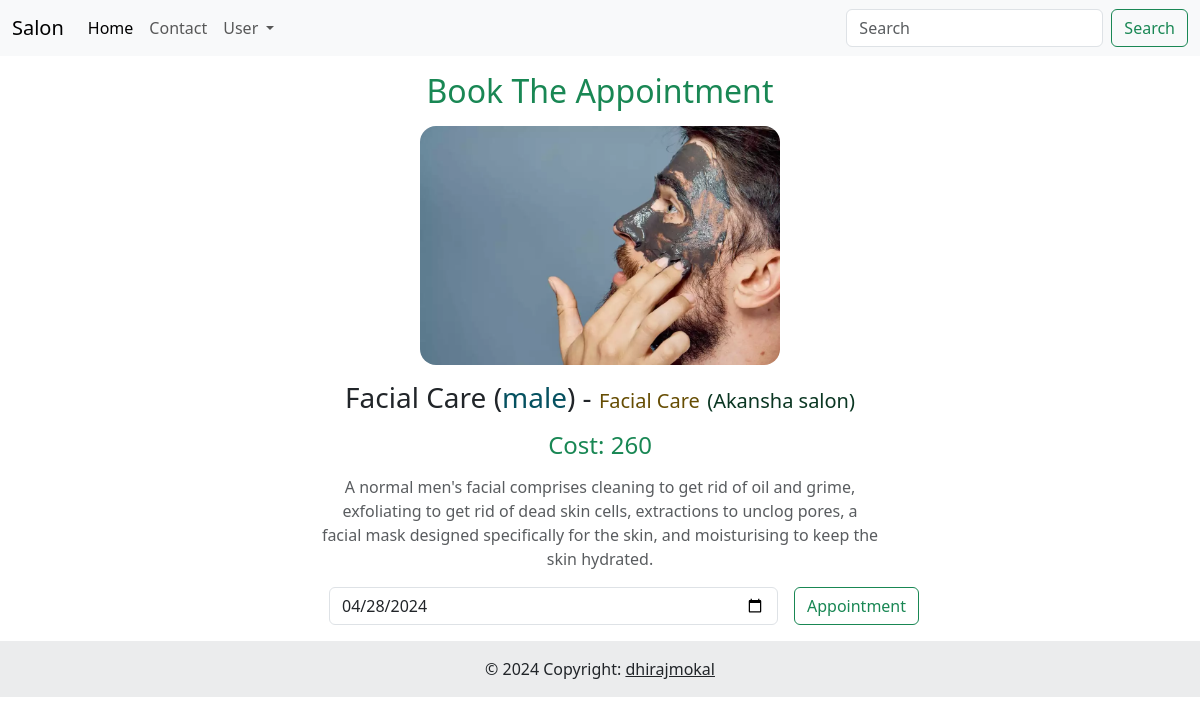
Page /salon/user/service/appointment/5 (signed in) on the committed database.
### salon/models.py (models this page shows, shortened)
class Servies_Types(models.Model):
    MALE = 'male'
    FEMALE = 'female'
    BOTH = 'both'
    GENDER_CHOICES = [
        (MALE, 'Male'),
        (FEMALE, 'Female'),
        (BOTH, 'Both'),
    ]
    service_type_name = models.CharField(max_length=100)
    service_image = models.ImageField(
        max_length=255, default='', upload_to='service/image')
    service_cost = models.IntegerField()
    gender = models.CharField(max_length=10, choices=GENDER_CHOICES)
    business = models.ForeignKey(Business, on_delete=models.CASCADE)
    services = models.ForeignKey(Services, on_delete=models.CASCADE)
    description = models.TextField(default='')
    class Meta:
        unique_together = ['service_type_name', 'business']

class Services(models.Model):
    service_name = models.CharField(max_length=100, unique=True)
    service_icon = models.ImageField(
        max_length=255, default='', upload_to='service/icon')

class Business(models.Model):
    salon_owner_name = models.CharField(max_length=60)
    salon_name = models.CharField(max_length=40)
    salon_email = models.EmailField(max_length=40, unique=True)
    salon_location = models.CharField(
        max_length=100, default=None, blank=True, null=True)
    salon_address = models.CharField(max_length=150, default='')
    salon_profile_pic = models.ImageField(
        max_length=255, default='', upload_to='business/profile')
    open_time = models.TimeField(default=None, blank=True, null=True)
    closing_time = models.TimeField(default=None, blank=True, null=True)
    password = models.TextField()

### salon/views.py (the view, shortened to what this page needs)
# urls.py: path("user/service/appointment/<int:service_id>", views.book_appointment, name="book_appointment"),
@user_login_required
def book_appointment(req, service_id):
    selected_service = Servies_Types.objects.select_related(
        'business', 'services').filter(id=service_id).first()
    return render(req, "salon/user/appointment.html", {'session': req.session, 'selected_service': selected_service})

### salon/utils.py (called while the page is built)
def user_login_required(func):
    @wraps(func)
    def wrapper(request, *args, **kwargs):
        if not request.session._SessionBase__session_key or request.session['loggedIn'] != True or request.session['type_of_loggedin'] != "user":
            messages.warning(request, "Please Login As User")
            return redirect('/salon')
        response = func(request, *args, **kwargs)
        return response
    return wrapper

### templates/salon/user/appointment.html (shortened to what this page needs)
{% extends 'salon/salonbase.html' %}
{% load static %}
{% block body %}
<head>
    <link href="{% static "css/appointment.css" %}" rel="stylesheet">
</head>
<div class="container text-center">
    <h2 class="text-success mt-3">Book The Appointment</h2>
    <img src="/media/{{selected_service.service_image}}" class="service_image rounded-4 align-self-center mt-2"/>
    <h3 class="mt-3">
        {{selected_service.service_type_name}}
         (<span class="text-info-emphasis">{{selected_service.gender}}</span>) -
        <span class="fs-5 text-warning-emphasis">{{selected_service.services.service_name}}</span>
        <span class="fs-5 text-success-emphasis" style="cursor: pointer;" data-bs-toggle="modal" data-bs-target="#salonDetails">({{selected_service.business.salon_name}})</span>
    </h3>
    <h4 class="mt-3 text-success">Cost: {{selected_service.service_cost}} </h4>
    <p class="card-body w-50 mx-auto text-body-secondary mt-3">{{selected_service.description}}</p>
    <div class="row g-3 w-50 mx-auto">
      <div class="col">
        <input type="date" class="form-control" id="appointment_date" min="">
      </div>
      <div class="col-lg-2">
        <button class="btn btn-outline-success" id="get_appointment">Appointment</button>
      </div>
    </div>
</div>
{% endblock body %}

### static/css/appointment.css (style rules this page uses)
.service_image { width: 30vw; height: auto; }

### rows in the picture
Servies_Types: service_image (picture), service_type_name "Facial Care", gender "male", services.service_name "Facial Care", business.salon_name "Akansha salon", service_cost "260", description "A normal men's facial comprises cleaning to get rid of oil and grime, exfoliating to get rid of dead skin cells, extractions to unclog pores, a facial mask designed specifically for the skin, and moisturising to keep the skin hydrated."
